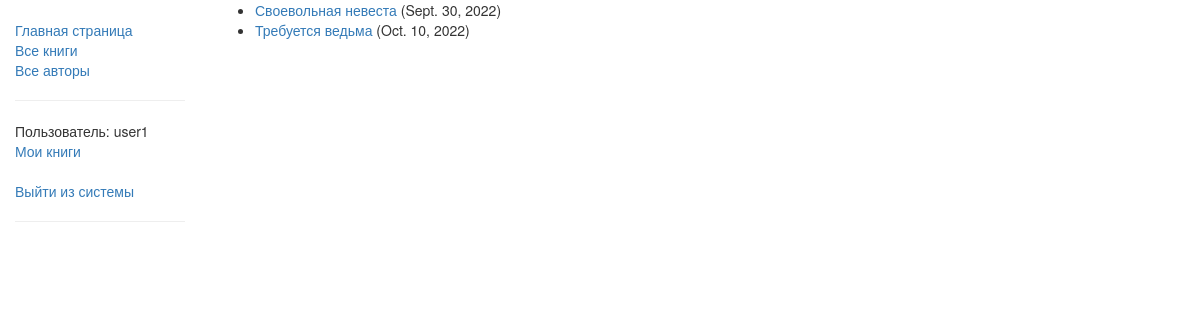
/catalog/mybooks/ (signed in), run on the app's committed database.
### catalog/models.py (models this page shows, shortened)
class BookInstance(models.Model):
    id = models.UUIDField(primary_key=True,
                        default=uuid.uuid4,
                        help_text='Уникальный номер для данного экземпляра по всей библиотеке')
    book = models.ForeignKey(Book, on_delete=models.SET_NULL, null=True)
    imprint = models.CharField(max_length=200)
    due_back = models.DateField(null=True, blank=True)
    borrower = models.ForeignKey(User, on_delete=models.SET_NULL, null=True, blank=True)
    LOAN_STATUS = (
        ('m', 'На обслуживании'),
        ('o', 'На руках'),
        ('a', 'Доступна'),
        ('r', 'Зарезервирована')
    )
    status = models.CharField(max_length=1,
                            choices=LOAN_STATUS,
                            blank=True,
                            default='m',
                            help_text='Доступность книги')
    class Meta:
        ordering = ['due_back']
        permissions = [('can_mark_returned', 'Set book as returned')]
    @property
    def is_overdue(self):
        if self.due_back and date.today() > self.due_back:
            return True
        return False

class Book(models.Model):
    title = models.CharField(max_length=200)
    author = models.ForeignKey('Author',
                                on_delete=models.SET_NULL,
                                null=True)
    summary = models.TextField(max_length=1000,
                                help_text='Введите краткое описание книги')
    isbn = models.CharField('ISBN', max_length=13,
                            help_text='13 символов <a href="https://www.isbn-international.org/content/what-isbn">ISBN номер</a>')
    genre = models.ManyToManyField(Genre, help_text='Выберите жанр книги')
    def display_genre(self):
        """Получаем текстовое название жанра для панели администратора"""
        return ', '.join([genre.name for genre in self.genre.all()[:3]])
    display_genre.short_description = 'Genre'
    class Meta:
        permissions = [('can_create_book', 'Can create/update/delete book')]

### catalog/views.py (the view)
class LoanedBooksByUserListView(LoginRequiredMixin, generic.ListView):
    model = BookInstance
    template_name = 'bi_list_borrowed_user.html'
    paginate_by = 10
    def get_queryset(self):
        return BookInstance.objects.filter(borrower=self.request.user).filter(status__exact='o').order_by('due_back')

### catalog/templates/bi_list_borrowed_user.html (shortened to what this page needs)
{% extends 'base.html' %}
{% block content %}
    {% if bookinstance_list %}
        <ul>
            {% for bookinst in bookinstance_list %}
                <li class="{% if bookinst.is_overdue %}text-danger{% endif %}">
                    <a href="{% url 'book-detail' bookinst.book.pk %}">
                        {{ bookinst.book.title }}
                    </a>
                     ({{ bookinst.due_back }})
                </li>
            {% endfor %}
        </ul>
    {% else %}
        <p>Нет книг.</p>
    {% endif %}
{% endblock %}

### catalog/templates/base.html (shortened to what this page needs)
<!DOCTYPE html>
<html lang="en">
<head>
    <link rel="stylesheet" href="https://maxcdn.bootstrapcdn.com/bootstrap/3.3.7/css/bootstrap.min.css">
    {% load static %}
    <link rel="stylesheet" href="{% static 'css/styles.css' %}">
</head>
<body>
    <div class="container-fluid">
        <div class="row">
            <div class="col-sm-2">
                {% block sidebar %}
                    <ul class="sidebar-nav">
                        <li><a href="{% url 'index' %}">Главная страница</a></li>
                        <li><a href="{% url 'books' %}">Все книги</a></li>
                        <li><a href="{% url 'authors' %}">Все авторы</a></li>
                        <hr>
                        {%  if user.is_authenticated %}
                            <li>Пользователь: {{ user.get_username }}</li>
                            <li><a href="{% url 'my-borrowed' %}">Мои книги</a></li>
                            <br>
                            <li><a href="{% url 'logout' %}?next={{ request.path }}">Выйти из системы</a></li>
                            <hr>
                        {% else %}
                            <li><a href="{% url 'login' %}?next={{ request.path }}">Авторизация</a></li>
                        {% endif %}
                    </ul>
                {% endblock %}
            </div>
            <div class="col-sm-10">
                {% block content %}
                {% endblock %}
            </div>
        </div>
    </div>
</body>
</html>

### catalog/static/css/styles.css (style rules this page uses)
.sidebar-nav { margin-top: 20px; padding: 0; list-style: none; }

### data on the page
BookInstance: book "Своевольная невеста", due_back "Sept. 30, 2022"
BookInstance: book "Требуется ведьма", due_back "Oct. 10, 2022"

### other printed values
{{ user.get_username }} "user1"
